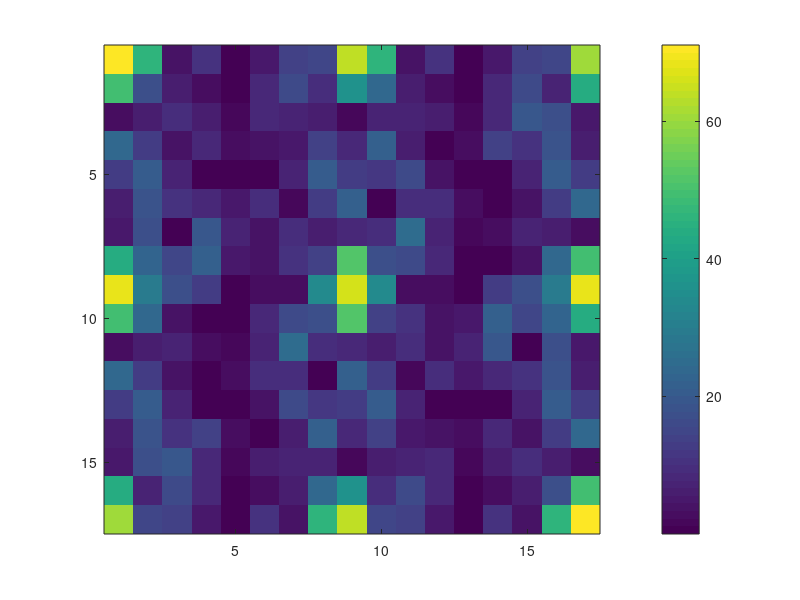

MATLAB code for this plot:
% generate the DC resistivity matrix
% on a uniform mesh using nodal finite difference
%  Solve on different mesh and see how the error decays
%

clear all


%for i=3:8
    i = 4;
    n = 2^i;
    h = 1/n;

    % staggered mesh
    [x,y] = ndgrid(0:h:1,0:h:1);                 % nodal (for u)
    [xc,yc] = ndgrid(h/2:h:1-h/2,h/2:h:1-h/2);   % cell center (for sigma)
    [xe1,ye1] = ndgrid(0:h:1,h/2:h:1-h/2);       % y face for ux
    [xe2,ye2] = ndgrid(h/2:h:1-h/2,0:h:1);       % x face for uy

    
    % Conductivity function
    sigma = cos(2*pi*xc).^2 .* cos(2*pi*yc).^2 + 1;
    %sigma = ones(n,n);

    %%%%%%%%%%%%%%%%%%%%%%%%%%%%%%%%%%%%%%%%%%%%%%%%%%%%%%%%%%%%%%
    % derivative matrix in 1D
    % deivatives on nodes
    en   = ones(n+1,1);
    ddxn = @(m,k) 1/k*spdiags([-en en],[0,1],m,m+1); 
    % deivatives on cells
    ec   = ones(n,1);
    ddxc = @(m,k) 1/k*spdiags([-ec ec],[-1,0],m+1,m); 
    % Average matrix in 1D
    e   = ones(n,1);
    av = @(m) spdiags([e e]/2,[-1,0],m+1,m); 
    
    %%%%%%%%%%%%%%%%%%%%%%%%%%%%%%%%%%%%%%%%%%%%%%%%%%%%%%%%%%%%%%%
    % 2D
    I = speye(n+1);
    Ic = speye(n);
    Dn  = ddxn(n,h);
    Dc  = ddxc(n,h);
    V  = av(n);

    % correct for BC
    V([1,end])  = 1;
    Dc([1,end]) = [2; -2]/h;


    GRAD = [kron(I,Dn); kron(Dn,I)];
    DIV  = [kron(I,Dc), kron(Dc,I)];
    Avrg = [kron(Ic,V); kron(V,Ic)];

    SigmaMid = Avrg * sigma(:);
    ne       = size(GRAD,1);
    A = DIV* spdiags(SigmaMid,0,ne,ne) * GRAD;

    %%%%%%%%%%%%%%%%%%%%%%%%%%%%%%%%%%%%%%%%%%%%%%%%%%%%%%%%%%%
    % testing
    u    = cos(2*pi*x) .* cos(2*pi*y);
    ux   = -2*pi*sin(2*pi*xe2(:)) .* cos(2*pi*ye2(:));
    uy   = -2*pi*sin(2*pi*ye1(:)) .* cos(2*pi*xe1(:));
    uxx = -4*pi^2*cos(2*pi*x) .* cos(2*pi*y);
    uyy = -4*pi^2*cos(2*pi*y) .* cos(2*pi*x);
    q   = uxx+uyy;

    q = q(:);

    % error in the gradient equation
    r1 = GRAD*u(:) - [ux(:); uy(:)];
    % Error in the div equation
    r2 = DIV*[ux(:); uy(:)] - q(:);
    % total error in discretization
    r  = A*u(:)-q(:);

    fprintf('%3d     %3.2e     %3.2e     %3.2e\n',n, ...
              norm(r1,'inf'), norm(r2,'inf'),norm(r,'inf'));


    r = reshape(abs(r),n+1,n+1);
    imagesc(r); colorbar
    
    pause(1);
%end